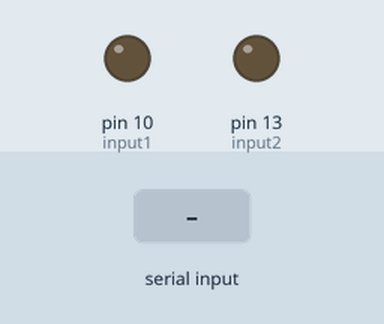
A sketch run on a simulated Arduino Uno, built with avr-gcc and run on an emulated ATmega328P. On the bench: output pins drawn as LEDs (lit = HIGH). The inputs (shaded band) are chosen by the test bench.

Above: at 1.2 s.
1.3 s: "1" received over Serial
At 1.6 s:
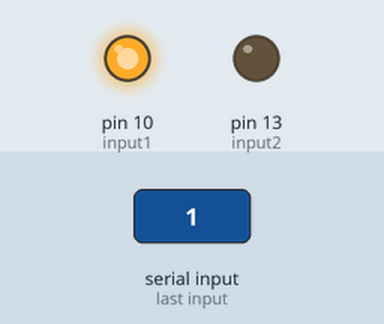
2.8 s: "2" received over Serial
At 3.9 s:
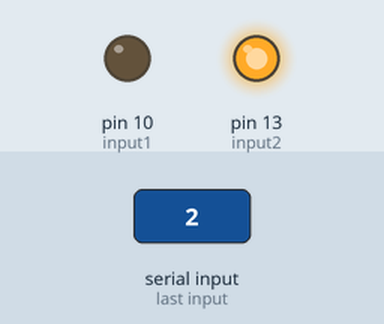
4.3 s: "0" received over Serial
At 5.1 s:
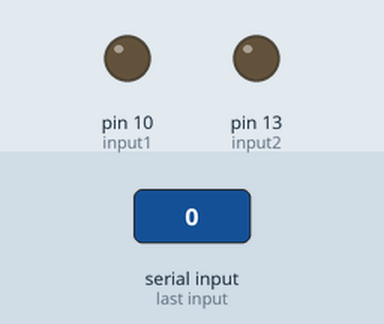
Timing chart, 0 to 7.3 s (numbered marks = the images above; inputs shaded):
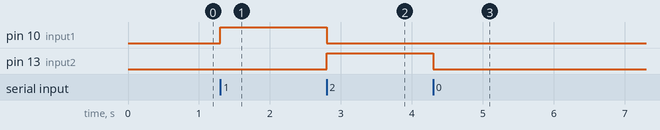

The sketch:

step1.ino
```cpp
int input1 = 10; // input1 10번 포트로 제어
int input2 = 13; // input2 13번 포트로 제어

void setup(){
  pinMode(input1, OUTPUT);
  pinMode(input2, OUTPUT); // input1, input2로 출력
  Serial.begin(9600); // 시리얼모니터 사용
}

void loop(){
  if(Serial.available())
  {
    char in_data;
    in_data = Serial.read();
    if(in_data == '1')
    {
      digitalWrite(input1,HIGH);
      digitalWrite(input2,LOW);
    }
    else if(in_data == '2')
    {
      digitalWrite(input1,LOW);
      digitalWrite(input2,HIGH);
    }
    else
    {
      digitalWrite(input1,LOW);
      digitalWrite(input2,LOW);
    }
  }
}
```

Measured:
- after the input at 1.3 s, pin 10 (input1): LOW → HIGH at once
- after the input at 2.8 s, pin 10 (input1): HIGH → LOW at once; pin 13 (input2): LOW → HIGH at once
- after the input at 4.3 s, pin 13 (input2): HIGH → LOW at once
